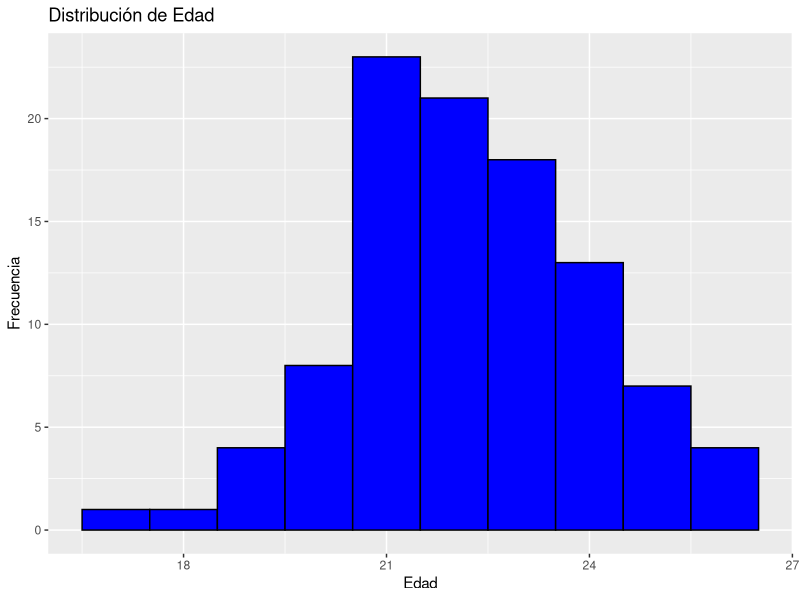
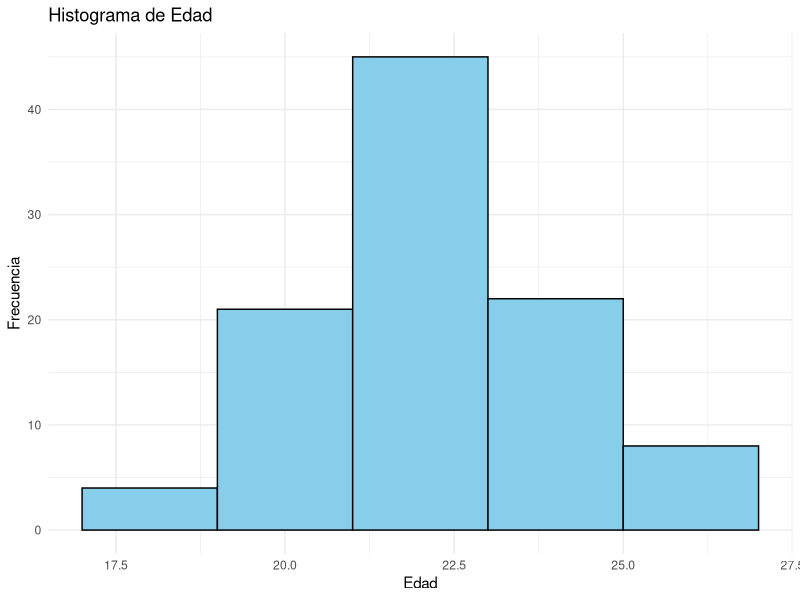
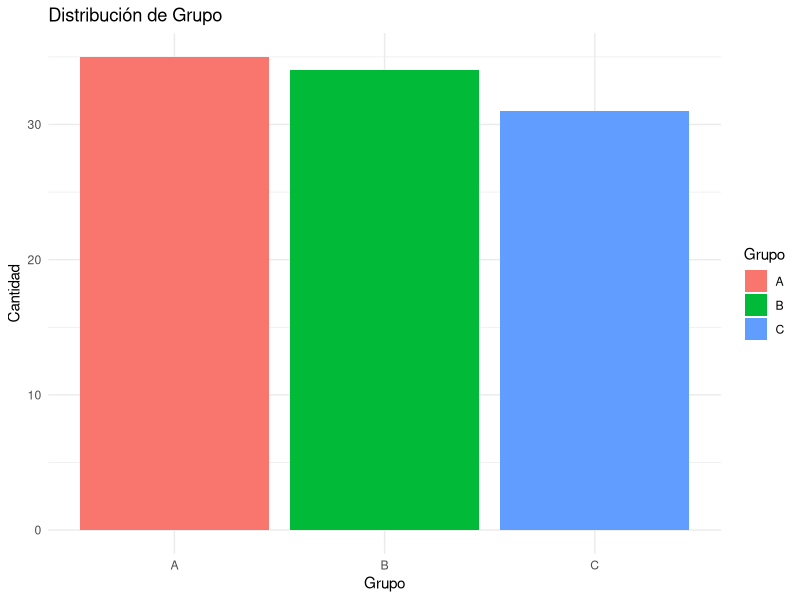
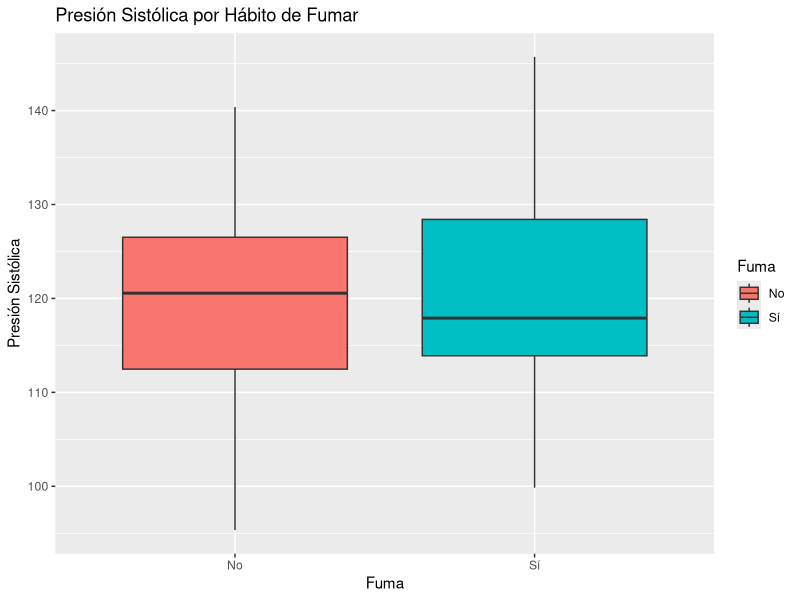
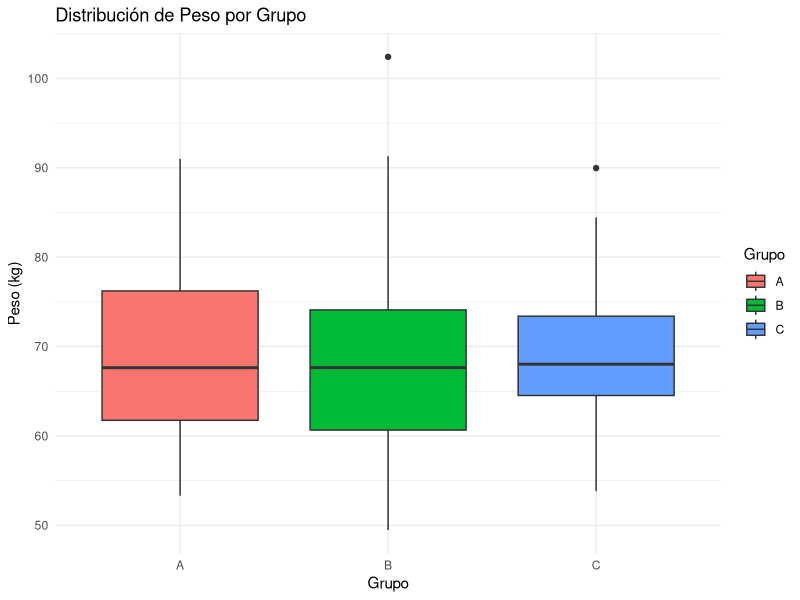
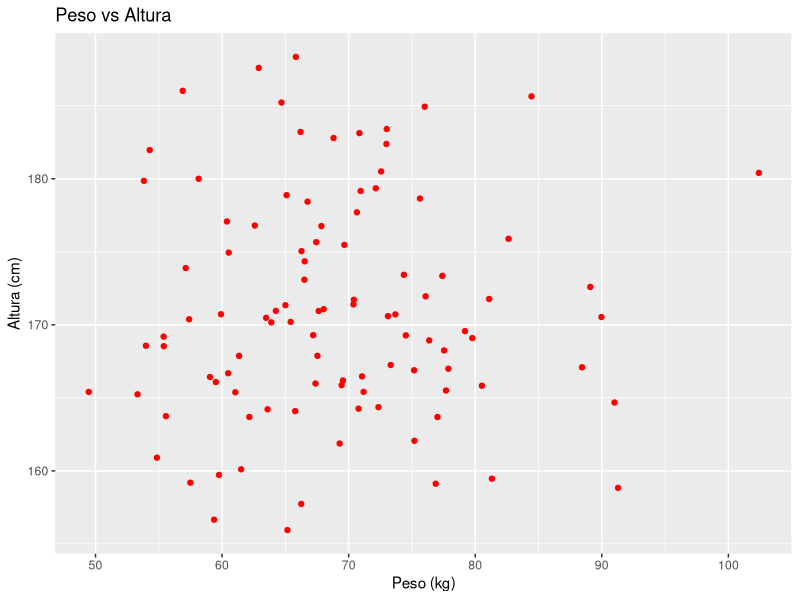
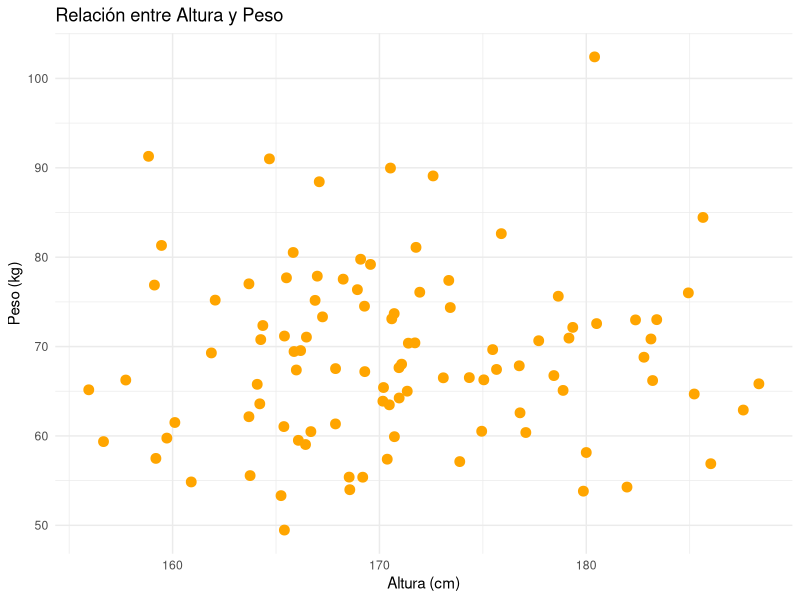
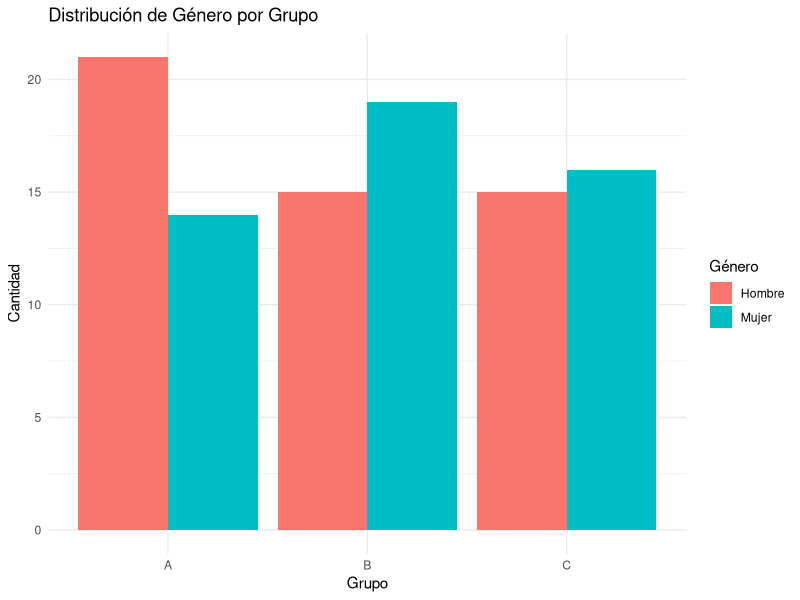

Reproduce these figures in R, in order.
# =================================================================
# INTRODUCCIÓN A R: ESTADISTICA DESCRIPTIVA Y ANALISIS BIVARIADO 
# Autor: Darwin Del Castillo & José Tinedo 
# Fecha: 15-02-2025
# =================================================================

# Cargar librerías necesarias
library(ggplot2)
library(dplyr)

# Generar datos simulados para estudiantes de medicina
set.seed(123)  # Para reproducibilidad
n <- 100  # Número de estudiantes

datos <- data.frame(
  Edad = rnorm(n, mean = 22, sd = 2),  # Edad de los estudiantes
  Peso = rnorm(n, mean = 70, sd = 10),  # Peso en kg
  Altura = rnorm(n, mean = 170, sd = 8),  # Altura en cm
  Presion_Sistolica = rnorm(n, mean = 120, sd = 10),  # Presión sistólica
  Presion_Diastolica = rnorm(n, mean = 80, sd = 5),  # Presión diastólica
  Fuma = sample(c("Sí", "No"), n, replace = TRUE, prob = c(0.3, 0.7)),  # Fumador o no
  Genero = sample(c("Hombre", "Mujer"), n, replace = TRUE),  # Género de los estudiantes
  Grupo = sample(c("A", "B", "C"), n, replace = TRUE)  # Grupo de estudio
)
# Ver las primeras filas de los datos
head(datos)

# Estadística descriptiva
summary(datos)

# ----------------------------------------------------------
# 1. HISTOGRAMA (Distribución de una variable continua)
# ----------------------------------------------------------
# Histograma de la edad
ggplot(datos, aes(x = Edad)) +
  geom_histogram(binwidth = 1, fill = "blue", color = "black") +
  labs(title = "Distribución de Edad", x = "Edad", y = "Frecuencia")

# Un histograma muestra la distribución de una variable continua.
ggplot(datos, aes(x = Edad)) +
  geom_histogram(binwidth = 2, fill = "skyblue", color = "black") +
  labs(title = "Histograma de Edad",
       x = "Edad", y = "Frecuencia") +
  theme_minimal()

# ----------------------------------------------------------
# 2. GRÁFICO DE BARRAS (Comparación de categorías)
# ----------------------------------------------------------

# Un gráfico de barras es útil para comparar frecuencias entre categorías.
ggplot(datos, aes(x = Grupo, fill = Grupo)) +
  geom_bar() +
  labs(title = "Distribución de Grupo",
       x = "Grupo", y = "Cantidad") +
  theme_minimal()

# ----------------------------------------------------------
# 3. BOXPLOT (Distribución y comparación entre grupos)
# ----------------------------------------------------------
# Un boxplot muestra la distribución de una variable continua por grupos.
# Boxplot de presión sistólica por hábito de fumar
ggplot(datos, aes(x = Fuma, y = Presion_Sistolica, fill = Fuma)) +
  geom_boxplot() +
  labs(title = "Presión Sistólica por Hábito de Fumar", x = "Fuma", y = "Presión Sistólica")

ggplot(datos, aes(x = Grupo, y = Peso, fill = Grupo)) +
  geom_boxplot() +
  labs(title = "Distribución de Peso por Grupo",
       x = "Grupo", y = "Peso (kg)") +
  theme_minimal()

# ----------------------------------------------------------
# 4. SCATTER PLOT (Relación entre dos variables continuas)
# ----------------------------------------------------------
# Scatter plot de peso vs altura
ggplot(datos, aes(x = Peso, y = Altura)) +
  geom_point(color = "red") +
  labs(title = "Peso vs Altura", x = "Peso (kg)", y = "Altura (cm)")

# Un scatter plot muestra la relación entre dos variables continuas.
ggplot(datos, aes(x = Altura, y = Peso)) +
  geom_point(color = "orange", size = 3) +
  labs(title = "Relación entre Altura y Peso",
       x = "Altura (cm)", y = "Peso (kg)") +
  theme_minimal()

# ----------------------------------------------------------
# 5. GRÁFICO DE BARRAS AGRUPADAS (Comparación de dos categorías)
# ----------------------------------------------------------
# Un gráfico de barras agrupadas compara dos variables categóricas.
ggplot(datos, aes(x = Grupo, fill = Genero)) +
  geom_bar(position = "dodge") +
  labs(title = "Distribución de Género por Grupo",
       x = "Grupo", y = "Cantidad", fill = "Género") +
  theme_minimal()

# ----------------------------------------------------------
# 6. GRÁFICO DE DENSIDAD (Distribución suavizada)
# ----------------------------------------------------------
# Gráfico de densidad para la presión diastólica
ggplot(datos, aes(x = Presion_Diastolica, fill = Genero)) +
  geom_density(alpha = 0.5) +
  labs(title = "Distribución de Presión Diastólica por Género", x = "Presión Diastólica", y = "Densidad")

# Un gráfico de densidad muestra la distribución suavizada de una variable.
ggplot(datos, aes(x = Edad, fill = Genero)) +
  geom_density(alpha = 0.5) +  # alpha para transparencia
  labs(title = "Distribución de Edad por Género",
       x = "Edad", y = "Densidad") +
  theme_minimal()

# ----------------------------------------------------------
# 7. PERSONALIZACIÓN BÁSICA (Títulos, colores, temas)
# ----------------------------------------------------------
# ggplot2 permite personalizar los gráficos fácilmente.
ggplot(datos, aes(x = Altura, y = Peso, color = Genero)) +
  geom_point(size = 3) +
  labs(title = "Relación entre Altura y Peso por Género",
       x = "Altura (cm)", y = "Peso (kg)", color = "Género") +
  theme_minimal() +
  theme(
    plot.title = element_text(hjust = 0.5, size = 16, face = "bold"),
    axis.title = element_text(size = 12),
    legend.position = "bottom"
  )

# ----------------------------------------------------------
# ANALISIS BIVARIADOS
# ----------------------------------------------------------

# Correlación entre peso y altura (Rho de Spearman)
correlacion_spearman <- cor(datos$Peso, datos$Altura, method = "spearman")
print(paste("La correlación de Spearman entre Peso y Altura es:", round(correlacion_spearman, 2)))

# Prueba t para comparar presión sistólica entre fumadores y no fumadores
t_test <- t.test(Presion_Sistolica ~ Fuma, data = datos)
print(t_test)

# Análisis de chi-cuadrado para género y hábito de fumar
tabla_contingencia <- table(datos$Genero, datos$Fuma)
chi_cuadrado <- chisq.test(tabla_contingencia)
print(chi_cuadrado)